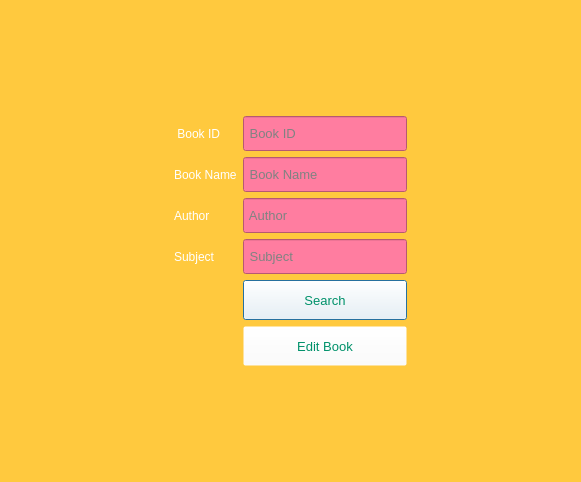
<?xml version="1.0" encoding="UTF-8"?>
<ui version="4.0">
 <class>Window_EditBook</class>
 <widget class="QDialog" name="Window_EditBook">
  <property name="geometry">
   <rect>
    <x>0</x>
    <y>0</y>
    <width>581</width>
    <height>482</height>
   </rect>
  </property>
  <property name="windowTitle">
   <string>Dialog</string>
  </property>
  <property name="styleSheet">
   <string notr="true">background-color: rgb(255, 201, 62);</string>
  </property>
  <layout class="QVBoxLayout" name="verticalLayout">
   <item>
    <layout class="QGridLayout" name="gridLayout">
     <item row="2" column="2">
      <widget class="QLineEdit" name="lineEdit_BookName">
       <property name="maximumSize">
        <size>
         <width>230</width>
         <height>35</height>
        </size>
       </property>
       <property name="font">
        <font>
         <family>Microsoft Sans Serif</family>
         <pointsize>10</pointsize>
        </font>
       </property>
       <property name="styleSheet">
        <string notr="true">background-color: rgb(255, 125, 160);
color: rgb(0, 135, 99);
border-color: rgb(255, 125, 160);</string>
       </property>
       <property name="placeholderText">
        <string> Book Name</string>
       </property>
      </widget>
     </item>
     <item row="5" column="2">
      <widget class="QPushButton" name="pushButton_Search">
       <property name="maximumSize">
        <size>
         <width>230</width>
         <height>40</height>
        </size>
       </property>
       <property name="font">
        <font>
         <family>Microsoft Sans Serif</family>
         <pointsize>10</pointsize>
        </font>
       </property>
       <property name="styleSheet">
        <string notr="true">background-color: rgba(255, 255, 255,0);
color: rgb(0, 145, 106);</string>
       </property>
       <property name="text">
        <string>Search</string>
       </property>
       <property name="icon">
        <iconset resource="image.qrc">
         <normaloff>:/img/img/search-icon.png</normaloff>:/img/img/search-icon.png</iconset>
       </property>
       <property name="iconSize">
        <size>
         <width>40</width>
         <height>40</height>
        </size>
       </property>
      </widget>
     </item>
     <item row="1" column="2">
      <widget class="QLineEdit" name="lineEdit_BookId">
       <property name="maximumSize">
        <size>
         <width>230</width>
         <height>35</height>
        </size>
       </property>
       <property name="font">
        <font>
         <family>Microsoft Sans Serif</family>
         <pointsize>10</pointsize>
        </font>
       </property>
       <property name="styleSheet">
        <string notr="true">background-color: rgb(255, 125, 160);
border-color: rgb(255, 125, 160);
color: rgb(0, 135, 99);</string>
       </property>
       <property name="placeholderText">
        <string> Book ID    </string>
       </property>
      </widget>
     </item>
     <item row="6" column="2">
      <widget class="QPushButton" name="pushButton_EditBook">
       <property name="maximumSize">
        <size>
         <width>230</width>
         <height>40</height>
        </size>
       </property>
       <property name="font">
        <font>
         <family>Microsoft Sans Serif</family>
         <pointsize>10</pointsize>
        </font>
       </property>
       <property name="styleSheet">
        <string notr="true">background-color: rgba(255, 255, 255,0);
color: rgb(0, 145, 106);</string>
       </property>
       <property name="text">
        <string>Edit Book</string>
       </property>
       <property name="icon">
        <iconset resource="image.qrc">
         <normaloff>:/img/img/rea.png</normaloff>:/img/img/rea.png</iconset>
       </property>
       <property name="iconSize">
        <size>
         <width>35</width>
         <height>35</height>
        </size>
       </property>
      </widget>
     </item>
     <item row="4" column="2">
      <widget class="QLineEdit" name="lineEdit_Subject">
       <property name="maximumSize">
        <size>
         <width>230</width>
         <height>35</height>
        </size>
       </property>
       <property name="font">
        <font>
         <family>Microsoft Sans Serif</family>
         <pointsize>10</pointsize>
        </font>
       </property>
       <property name="styleSheet">
        <string notr="true">background-color: rgb(255, 125, 160);
color: rgb(0, 135, 99);
border-color: rgb(255, 125, 160);</string>
       </property>
       <property name="placeholderText">
        <string> Subject    </string>
       </property>
      </widget>
     </item>
     <item row="7" column="2">
      <widget class="QLabel" name="label_2">
       <property name="text">
        <string/>
       </property>
      </widget>
     </item>
     <item row="3" column="2">
      <widget class="QLineEdit" name="lineEdit_AuthorName">
       <property name="maximumSize">
        <size>
         <width>230</width>
         <height>35</height>
        </size>
       </property>
       <property name="font">
        <font>
         <family>Microsoft Sans Serif</family>
         <pointsize>10</pointsize>
        </font>
       </property>
       <property name="styleSheet">
        <string notr="true">background-color: rgb(255, 125, 160);
color: rgb(0, 135, 99);
border-color: rgb(255, 125, 160);</string>
       </property>
       <property name="placeholderText">
        <string> Author     </string>
       </property>
      </widget>
     </item>
     <item row="1" column="3">
      <spacer name="horizontalSpacer_2">
       <property name="orientation">
        <enum>Qt::Horizontal</enum>
       </property>
       <property name="sizeHint" stdset="0">
        <size>
         <width>40</width>
         <height>20</height>
        </size>
       </property>
      </spacer>
     </item>
     <item row="1" column="0">
      <spacer name="horizontalSpacer">
       <property name="orientation">
        <enum>Qt::Horizontal</enum>
       </property>
       <property name="sizeHint" stdset="0">
        <size>
         <width>40</width>
         <height>20</height>
        </size>
       </property>
      </spacer>
     </item>
     <item row="0" column="2">
      <widget class="QLabel" name="label">
       <property name="text">
        <string/>
       </property>
       <property name="pixmap">
        <pixmap resource="image.qrc">:/img/img/reedit.png</pixmap>
       </property>
      </widget>
     </item>
     <item row="1" column="1">
      <widget class="QLabel" name="label_BookId">
       <property name="font">
        <font>
         <family>Microsoft Sans Serif</family>
        </font>
       </property>
       <property name="styleSheet">
        <string notr="true">color: rgb(255, 255, 255);</string>
       </property>
       <property name="text">
        <string> Book ID    </string>
       </property>
      </widget>
     </item>
     <item row="2" column="1">
      <widget class="QLabel" name="label_BookName">
       <property name="font">
        <font>
         <family>Microsoft Sans Serif</family>
        </font>
       </property>
       <property name="styleSheet">
        <string notr="true">color: rgb(255, 255, 255);</string>
       </property>
       <property name="text">
        <string>Book Name</string>
       </property>
      </widget>
     </item>
     <item row="3" column="1">
      <widget class="QLabel" name="label_AuthorName">
       <property name="font">
        <font>
         <family>Microsoft Sans Serif</family>
        </font>
       </property>
       <property name="styleSheet">
        <string notr="true">color: rgb(255, 255, 255);</string>
       </property>
       <property name="text">
        <string>Author     </string>
       </property>
      </widget>
     </item>
     <item row="4" column="1">
      <widget class="QLabel" name="label_Subject">
       <property name="font">
        <font>
         <family>Microsoft Sans Serif</family>
        </font>
       </property>
       <property name="styleSheet">
        <string notr="true">color: rgb(255, 255, 255);</string>
       </property>
       <property name="text">
        <string>Subject </string>
       </property>
      </widget>
     </item>
    </layout>
   </item>
  </layout>
 </widget>
 <resources>
  <include location="image.qrc"/>
 </resources>
 <connections/>
</ui>
